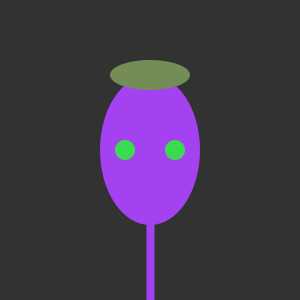
Frame 1 (no input)
Frame 60 (the mouse pressed at the canvas centre just before this capture): identical to frame 1, image omitted
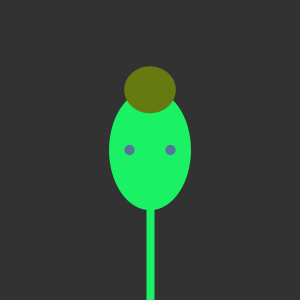
Frame 120 (the mouse held since frame 60 and released just before this capture)

The Processing sketch that drew these frames (run headless with seeded random() and noise(); from frame 60 on, the mouse is pressed at the canvas centre):

// Processing sketch: processing_71769
// ── processing_71769.pde

//Sarah Anderson,seanders
//ems2,hw4e, variable face
//click mouse to change the face/eye/hat color and size
// borrowed from Simple beginning template for variable face
 
float eyeSize = 20; 
float faceWidth = 100; 
float faceHeight = 150; 
color colF,colE,colH;
float hatWidth=80;
float hatHeight=30;

 
void setup(){
  size(300,300); 
  colF=color(random(255),random(255),random(255));
colE=color(random(255),random(255),random(255));
colH=color(random(255),random(255),random(255));
}
 
void draw(){
  background(50);
  fill(colF);
  strokeWeight(8);
  stroke(colF);
  line(width/2,height/2,width/2,height);
  noStroke();
  ellipse (width/2, height/2, faceWidth, faceHeight); 
 
  float eyeLX = width/2 - faceWidth*0.25;
  float eyeRX = width/2 + faceWidth*0.25;
  fill(colE);
  ellipse (eyeLX, height/2, eyeSize, eyeSize); 
  ellipse (eyeRX, height/2, eyeSize, eyeSize); 
  fill(colH);
  ellipse(width/2,(height-faceHeight)/2,hatWidth,hatHeight);
}
 
void mousePressed(){
  faceWidth  = random (75,  150); 
  faceHeight = random (100, 200); 
  eyeSize    = random (10,  30); 
  colE=color(random(255),random(255),random(255));
  colF=color(random(255),random(255),random(255));
  hatWidth=random(50,150);
  hatHeight=random(30,100);
  colH= color(random(255),random(255),random(255));
  
}
